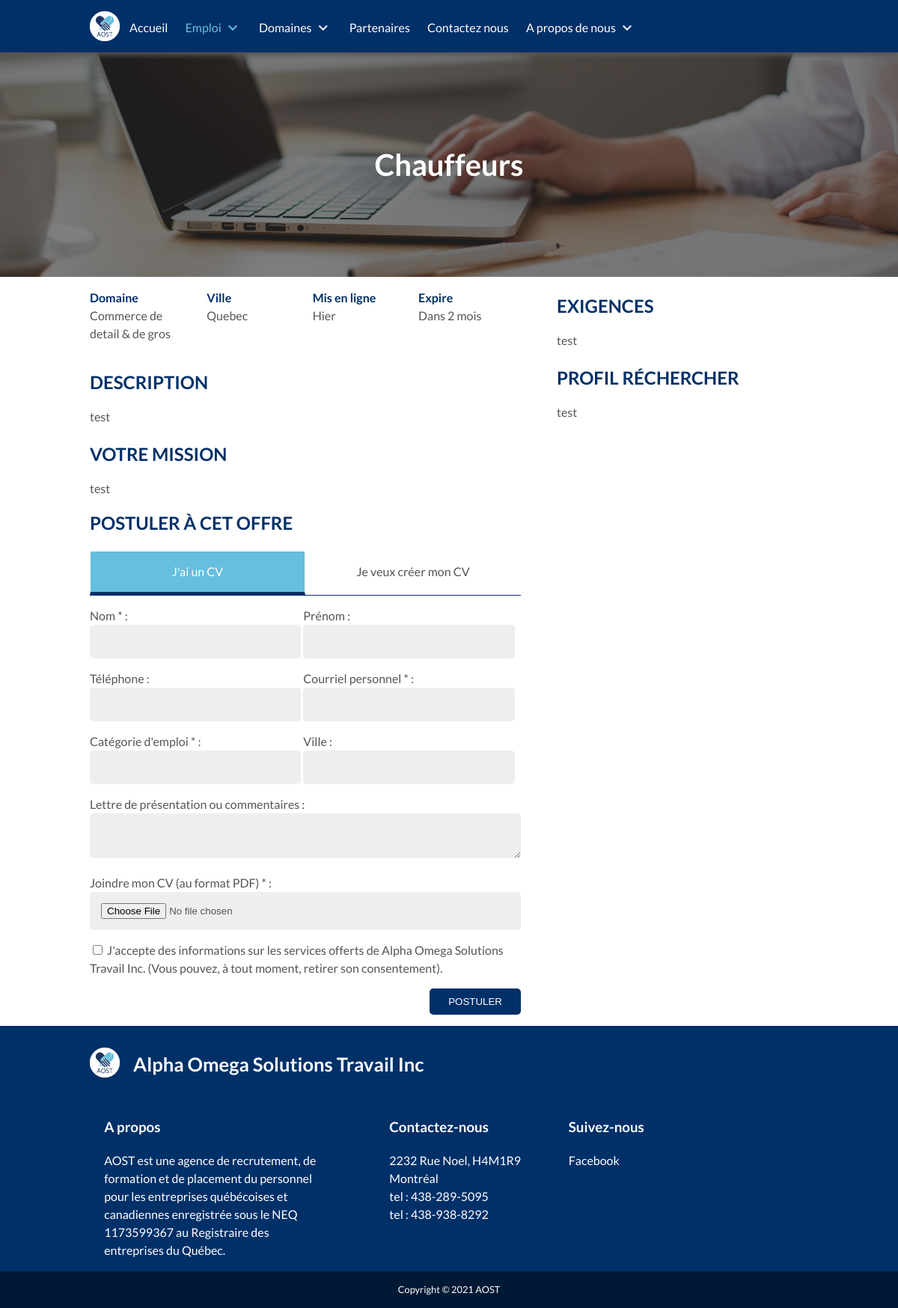
Screenshot of /job/offers/a/chauffeurs/2/ with the database file from the repository.
### tables this page shows
CREATE TABLE IF NOT EXISTS `subdomains` (
  `id` bigint(20) NOT NULL AUTO_INCREMENT,
  `id_admin` bigint(20) NOT NULL,
  `id_domain` bigint(20) NOT NULL,
  `name` varchar(200) NOT NULL,
  `color` varchar(100) NOT NULL,
  `added_at` datetime NOT NULL DEFAULT CURRENT_TIMESTAMP,
  PRIMARY KEY (`id`),
  KEY `id_domain` (`id_domain`),
  KEY `fk_admin` (`id_admin`)
);

CREATE TABLE IF NOT EXISTS `domains` (
  `id` bigint(20) NOT NULL AUTO_INCREMENT,
  `id_admin` bigint(20) NOT NULL,
  `name` varchar(100) NOT NULL,
  `color` varchar(100) NOT NULL,
  `added_at` datetime NOT NULL DEFAULT CURRENT_TIMESTAMP,
  PRIMARY KEY (`id`),
  KEY `id_admin` (`id_admin`)
);

CREATE TABLE IF NOT EXISTS `city` (
  `id` bigint(20) NOT NULL AUTO_INCREMENT,
  `name` varchar(150) NOT NULL,
  `added_at` datetime NOT NULL DEFAULT CURRENT_TIMESTAMP,
  PRIMARY KEY (`id`)
);

CREATE TABLE IF NOT EXISTS `offers` (
  `id` bigint(20) NOT NULL AUTO_INCREMENT,
  `id_admin` bigint(20) NOT NULL,
  `id_subdomain` bigint(20) NOT NULL,
  `id_city` bigint(20) NOT NULL,
  `compagny` varchar(100) NOT NULL,
  `description` longtext COMMENT 'Description globale de la demande',
  `missions` longtext COMMENT 'description détaillée (par mission) de la demande',
  `skill` longtext COMMENT 'compétences requises du postulant',
  `candidate_profile` longtext COMMENT 'Informations requises du postulant (age, annee d''experience, caractere etc...)',
  `cv` int(1) NOT NULL DEFAULT '0' COMMENT 'vaudra 1 si un CV est requit pour postuler',
  `motivation` int(1) NOT NULL DEFAULT '0' COMMENT 'Vaudra 1 si une lettre de motivation est requise pour postuler',
  `deleted` int(2) NOT NULL DEFAULT '0' COMMENT 'Vaudra 1 si supprimé par un admin (restera présente dans un onglet archives ou corbeille)',
  `expired` int(2) NOT NULL DEFAULT '0' COMMENT 'vaudra 1 si déjà expiré',
  `deadline` datetime NOT NULL COMMENT 'Date limite',
  `added_at` datetime NOT NULL DEFAULT CURRENT_TIMESTAMP,
  PRIMARY KEY (`id`),
  KEY `fk_city` (`id_city`),
  KEY `fk_subdomain` (`id_subdomain`),
  KEY `fk_admin` (`id_admin`)
);

### outils/php/Posting.class.php (the view, shortened to what the rows shown need)
<?php
class Posting{
  private $title;
  private $id_offer;
  private $btnTitle;
  private $pageTraitement;
  public function __construct($pageTraitement, $title, $btnTitle, $id_offer){
    $this->pageTraitement= $pageTraitement;
    $this->title= $title;
    $this->btnTitle= $btnTitle;
    $this->id_offer= $id_offer;
  }
  public function getPostingSection(){
    global $domain;
    global $subdomain;
    $current_offer=[
      'id'=>0,
      'id_admin'=>0,
      'id_subdomain'=>0,
      'id_city'=>0,
      'compagny'=>0,
      'description'=>"",
      'missions'=>"",
      'skill'=>"",
      'candidate_profile'=>"",
      'cv'=>0,
      'motivation'=>0,
      'deleted'=>0,
      'expired'=>0,
      'deadline'=>"",
      'added_at'=>""
    ];
    $offer = new Offer($current_offer);
    if($this->id_offer != ""){
      $offer = $offer -> getOffer($this->id_offer);
    }else {
      $offer->setCv(1);
      $offer->setMotivation(1);
    }
    ?>
    <link rel="stylesheet" href="<?php echo _ROOT_PATH."outils/css/posting.css" ?>"/>
    <h2 class=" margin-top-none"><?php echo $this->title; ?></h2>
    <div class="cv_header">
      <div class="have_cv_btn cv_btn_active">J'ai un CV</div>
      <div class="make_cv_btn">Je veux créer mon CV</div>
    </div>
    <div class="have_cv_block">
      <form class="" action="<?php echo _ROOT_PATH; ?><?php echo $this->pageTraitement; ?>" method="post" enctype="multipart/form-data">
        <div class="input-block">
          <label for="name">Nom<span class="form-required"> </span> :</label>
          <input type="text" name="name" required value="">
        </div>
        <div class="input-block">
          <label for="first_name">Prénom :</label>
          <input type="text" name="first_name" value="">
        </div>
        <div class="input-block">
          <label for="phone">Téléphone :</label>
          <input type="text" name="phone" value="">
        </div>
        <div class="input-block">
          <label for="email">Courriel personnel<span class="form-required"> </span> :</label>
          <input type="text" name="email" value="">
        </div>
        <div class="input-block job-block-cv">
          <label for="job-category-cv">Catégorie d'emploi<span class="form-required"> </span> :</label>
          <input type="text" class="job-category" id="job-category-cv" name="domain" readonly required>
        </div>
        <div class="input-block">
          <label for="city">Ville :</label>
          <input type="text" name="city" value="">
        </div>
        <div class="input-block text-area-block">
          <label for="about">Lettre de présentation ou commentaires :</label>
          <textarea name="about" ></textarea>
        </div>
        <div class="input-block text-area-block">
          <label for="cv_file">Joindre mon CV (au format PDF)<span class="form-required"> </span> :</label>
          <input type="file" name="cv_file" required value="">
        </div>
        <div class="checkbox-block">
          <input type="checkbox" id="EULA2" name="" value="" required>
          <label for="EULA2">J'accepte des informations sur les services offerts de Alpha Omega Solutions Travail Inc. (Vous pouvez, à tout moment, retirer son consentement).</label>
        </div>
        <div class="button-block">
          <button type="submit" class="btn btn-primary" name="button"><?php echo $this->btnTitle; ?></button>
        </div>
      </form>
    </div>
        <?php
        $domains = $domain->getDomains();
        foreach($domains as $domain){
          $subdomains = $subdomain->getListSubdomains($domain->getId());
          ?>
            <?php foreach($subdomains as $subdomain){ ?>
              <div class="sub_domain_modal_item">
                <label for="<?php echo $subdomain->getName().$domain->getId(); ?>"><?php echo $subdomain->getName(); ?></label>
                <input class="sd_item" type="checkbox" id="<?php echo $subdomain->getName().$domain->getId(); ?>" name="<?php echo $subdomain->getName(); ?>" value="<?php echo $subdomain->getName(); ?>" onchange="fillSubDomain(this)">
              </div>
            <?php } ?>
        <?php }?>
        <?php
        $domains = $domain->getDomains();
        foreach($domains as $domain){
          $subdomains = $subdomain->getListSubdomains($domain->getId());
          ?>
            <?php foreach($subdomains as $subdomain){ ?>
              <div class="sub_domain_modal_item">
                <label for="<?php echo $subdomain->getName()."-".$domain->getId(); ?>"><?php echo $subdomain->getName(); ?></label>
                <input class="sd_item" type="checkbox" id="<?php echo $subdomain->getName()."-".$domain->getId(); ?>" name="<?php echo $subdomain->getName(); ?>" value="<?php echo $subdomain->getName(); ?>" onchange="fillSubDomainNoCv(this)">
              </div>
            <?php } ?>
        <?php }?>
  <?php }
}
?>

### job/offers/about/about.php
<div class="container-box" style="background-image: url('/aost/img/bg/bg1.jpg');">
  <div class="container-box-shadow">
    <div class="offset-10-laptop container-box-body" style="">
      <div class="container-title"><?php echo ucwords($subdomain->getName()); ?></div>
    </div>
  </div>
</div>
<div class="offset-10-laptop section_asside_block">
  <div class="section">
    <div class="infos_block">
      <div class="infos_text_item">
        <span>Domaine</span>
        <p>
          <?php
          $domain = $domain->getDomain($subdomain->getId_domain());
          echo $domain->getName();
          ?>
        </p>
      </div>
      <div class="infos_text_item">
        <span>Ville</span>
        <p>
          <?php
          $city = $city->getCity($offer->getId_city());
          echo $city->getName();
          ?>
        </p>
      </div>
      <div class="infos_text_item">
        <span>Mis en ligne</span>
        <p><?php echo get_elapsed_time($offer->getAdded_at()); ?></p>
      </div>
      <div class="infos_text_item">
        <span>Expire</span>
        <p><?php echo get_expired_time($offer->getDeadline()); ?></p>
      </div>
    </div>
    <div class="about_block">
      <h2 class="margin-bottom-none">Description</h2>
      <div class="about_text">
        <?php echo htmlspecialchars_decode($offer->getDescription()); ?>
      </div>
    </div>
    <div class="about_block">
      <h2 class="margin-bottom-none">Votre mission</h2>
      <div class="about_text">
        <?php echo htmlspecialchars_decode($offer->getMissions()); ?>
      </div>
    </div>
  </div>
  <div class="aside">
    <div class="about_block">
      <h2 class="margin-bottom-none">Exigences</h2>
      <div class="about_text">
        <?php echo htmlspecialchars_decode($offer->getSkill()); ?>
      </div>
    </div>
    <div class="about_block">
      <h2 class="margin-bottom-none">Profil réchercher</h2>
      <div class="about_text">
        <?php echo htmlspecialchars_decode($offer->getCandidate_profile()); ?>
      </div>
    </div>
  </div>
</div>
<div class="offset-10-laptop">
  <div class="posting-block">
    <?php
    $Posting = new Posting("outils/php/traitement/candidacy/add-candidacy.php", "Postuler à cet offre", "Postuler", $offer->getId());
    echo $Posting->getPostingSection();
    ?>
  </div>
</div>

### rows the page displays
subdomains: name "Chauffeurs"
domains: name "Commerce de detail & de gros"
city: name "Quebec"
offers: added_at "Hier", deadline "Dans 2 mois", description "test", missions "test", skill "test", candidate_profile "test"

### other values shown
$this->title "POSTULER À CET OFFRE"
$this->btnTitle "POSTULER"
